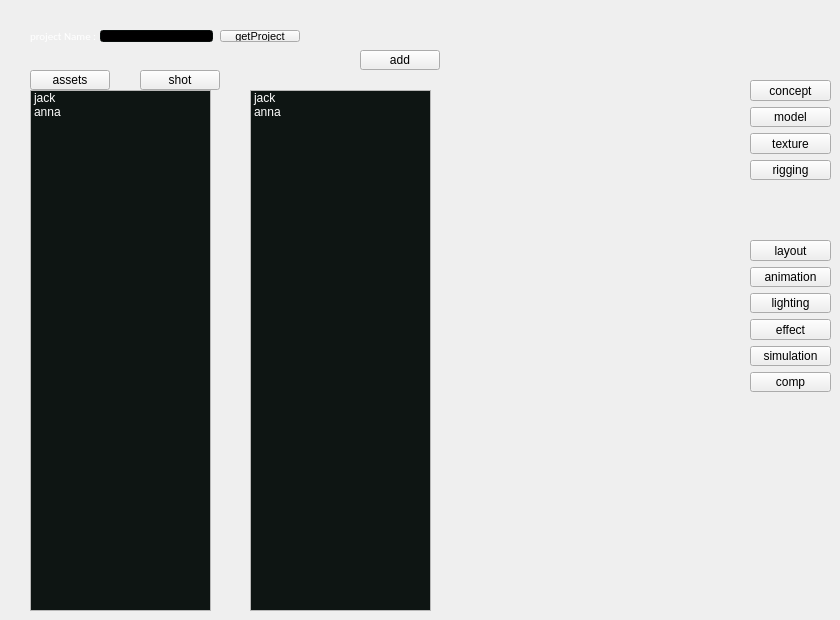
    <widget class="QWidget" name="tab_job_assemble">
     <attribute name="title">
      <string>job Assemble</string>
     </attribute>
     <widget class="QLabel" name="label_2">
      <property name="geometry">
       <rect>
        <x>30</x>
        <y>30</y>
        <width>81</width>
        <height>12</height>
       </rect>
      </property>
      <property name="palette">
       <palette>
        <active>
         <colorrole role="WindowText">
          <brush brushstyle="SolidPattern">
           <color alpha="255">
            <red>255</red>
            <green>255</green>
            <blue>255</blue>
           </color>
          </brush>
         </colorrole>
         <colorrole role="Text">
          <brush brushstyle="SolidPattern">
           <color alpha="255">
            <red>255</red>
            <green>255</green>
            <blue>255</blue>
           </color>
          </brush>
         </colorrole>
        </active>
        <inactive>
         <colorrole role="WindowText">
          <brush brushstyle="SolidPattern">
           <color alpha="255">
            <red>255</red>
            <green>255</green>
            <blue>255</blue>
           </color>
          </brush>
         </colorrole>
         <colorrole role="Text">
          <brush brushstyle="SolidPattern">
           <color alpha="255">
            <red>255</red>
            <green>255</green>
            <blue>255</blue>
           </color>
          </brush>
         </colorrole>
        </inactive>
        <disabled>
         <colorrole role="WindowText">
          <brush brushstyle="SolidPattern">
           <color alpha="255">
            <red>120</red>
            <green>120</green>
            <blue>120</blue>
           </color>
          </brush>
         </colorrole>
         <colorrole role="Text">
          <brush brushstyle="SolidPattern">
           <color alpha="255">
            <red>120</red>
            <green>120</green>
            <blue>120</blue>
           </color>
          </brush>
         </colorrole>
        </disabled>
       </palette>
      </property>
      <property name="font">
       <font>
        <family>Calibri</family>
        <pointsize>8</pointsize>
       </font>
      </property>
      <property name="text">
       <string>project Name :</string>
      </property>
     </widget>
     <widget class="QLineEdit" name="lineEdit">
      <property name="geometry">
       <rect>
        <x>100</x>
        <y>30</y>
        <width>113</width>
        <height>12</height>
       </rect>
      </property>
      <property name="palette">
       <palette>
        <active>
         <colorrole role="WindowText">
          <brush brushstyle="SolidPattern">
           <color alpha="255">
            <red>255</red>
            <green>255</green>
            <blue>255</blue>
           </color>
          </brush>
         </colorrole>
         <colorrole role="Button">
          <brush brushstyle="SolidPattern">
           <color alpha="255">
            <red>14</red>
            <green>21</green>
            <blue>19</blue>
           </color>
          </brush>
         </colorrole>
         <colorrole role="Light">
          <brush brushstyle="SolidPattern">
           <color alpha="255">
            <red>21</red>
            <green>31</green>
            <blue>28</blue>
           </color>
          </brush>
         </colorrole>
         <colorrole role="Midlight">
          <brush brushstyle="SolidPattern">
           <color alpha="255">
            <red>17</red>
            <green>26</green>
            <blue>23</blue>
           </color>
          </brush>
         </colorrole>
         <colorrole role="Dark">
          <brush brushstyle="SolidPattern">
           <color alpha="255">
            <red>7</red>
            <green>10</green>
            <blue>9</blue>
           </color>
          </brush>
         </colorrole>
         <colorrole role="Mid">
          <brush brushstyle="SolidPattern">
           <color alpha="255">
            <red>9</red>
            <green>14</green>
            <blue>12</blue>
           </color>
          </brush>
         </colorrole>
         <colorrole role="Text">
          <brush brushstyle="SolidPattern">
           <color alpha="255">
            <red>255</red>
            <green>255</green>
            <blue>255</blue>
           </color>
          </brush>
         </colorrole>
         <colorrole role="BrightText">
          <brush brushstyle="SolidPattern">
           <color alpha="255">
            <red>255</red>
            <green>255</green>
            <blue>255</blue>
           </color>
          </brush>
         </colorrole>
         <colorrole role="ButtonText">
          <brush brushstyle="SolidPattern">
           <color alpha="255">
            <red>255</red>
            <green>255</green>
            <blue>255</blue>
           </color>
          </brush>
         </colorrole>
         <colorrole role="Base">
          <brush brushstyle="SolidPattern">
           <color alpha="255">
            <red>0</red>
            <green>0</green>
            <blue>0</blue>
           </color>
          </brush>
         </colorrole>
         <colorrole role="Window">
          <brush brushstyle="SolidPattern">
           <color alpha="255">
            <red>14</red>
            <green>21</green>
            <blue>19</blue>
           </color>
          </brush>
         </colorrole>
         <colorrole role="Shadow">
          <brush brushstyle="SolidPattern">
           <color alpha="255">
            <red>0</red>
            <green>0</green>
            <blue>0</blue>
           </color>
          </brush>
         </colorrole>
         <colorrole role="AlternateBase">
          <brush brushstyle="SolidPattern">
           <color alpha="255">
            <red>7</red>
            <green>10</green>
            <blue>9</blue>
           </color>
          </brush>
         </colorrole>
         <colorrole role="ToolTipBase">
          <brush brushstyle="SolidPattern">
           <color alpha="255">
            <red>255</red>
            <green>255</green>
            <blue>220</blue>
           </color>
          </brush>
         </colorrole>
         <colorrole role="ToolTipText">
          <brush brushstyle="SolidPattern">
           <color alpha="255">
            <red>0</red>
            <green>0</green>
            <blue>0</blue>
           </color>
          </brush>
         </colorrole>
        </active>
        <inactive>
         <colorrole role="WindowText">
          <brush brushstyle="SolidPattern">
           <color alpha="255">
            <red>255</red>
            <green>255</green>
            <blue>255</blue>
           </color>
          </brush>
         </colorrole>
         <colorrole role="Button">
          <brush brushstyle="SolidPattern">
           <color alpha="255">
            <red>14</red>
            <green>21</green>
            <blue>19</blue>
           </color>
          </brush>
         </colorrole>
         <colorrole role="Light">
          <brush brushstyle="SolidPattern">
           <color alpha="255">
            <red>21</red>
            <green>31</green>
            <blue>28</blue>
           </color>
          </brush>
         </colorrole>
         <colorrole role="Midlight">
          <brush brushstyle="SolidPattern">
           <color alpha="255">
            <red>17</red>
            <green>26</green>
            <blue>23</blue>
           </color>
          </brush>
         </colorrole>
         <colorrole role="Dark">
          <brush brushstyle="SolidPattern">
           <color alpha="255">
            <red>7</red>
            <green>10</green>
            <blue>9</blue>
           </color>
          </brush>
         </colorrole>
         <colorrole role="Mid">
          <brush brushstyle="SolidPattern">
           <color alpha="255">
            <red>9</red>
            <green>14</green>
            <blue>12</blue>
           </color>
          </brush>
         </colorrole>
         <colorrole role="Text">
          <brush brushstyle="SolidPattern">
           <color alpha="255">
            <red>255</red>
            <green>255</green>
            <blue>255</blue>
           </color>
          </brush>
         </colorrole>
         <colorrole role="BrightText">
          <brush brushstyle="SolidPattern">
           <color alpha="255">
            <red>255</red>
            <green>255</green>
            <blue>255</blue>
           </color>
          </brush>
         </colorrole>
         <colorrole role="ButtonText">
          <brush brushstyle="SolidPattern">
           <color alpha="255">
            <red>255</red>
            <green>255</green>
            <blue>255</blue>
           </color>
          </brush>
         </colorrole>
         <colorrole role="Base">
          <brush brushstyle="SolidPattern">
           <color alpha="255">
            <red>0</red>
            <green>0</green>
            <blue>0</blue>
           </color>
          </brush>
         </colorrole>
         <colorrole role="Window">
          <brush brushstyle="SolidPattern">
           <color alpha="255">
            <red>14</red>
            <green>21</green>
            <blue>19</blue>
           </color>
          </brush>
         </colorrole>
         <colorrole role="Shadow">
          <brush brushstyle="SolidPattern">
           <color alpha="255">
            <red>0</red>
            <green>0</green>
            <blue>0</blue>
           </color>
          </brush>
         </colorrole>
         <colorrole role="AlternateBase">
          <brush brushstyle="SolidPattern">
           <color alpha="255">
            <red>7</red>
            <green>10</green>
            <blue>9</blue>
           </color>
          </brush>
         </colorrole>
         <colorrole role="ToolTipBase">
          <brush brushstyle="SolidPattern">
           <color alpha="255">
            <red>255</red>
            <green>255</green>
            <blue>220</blue>
           </color>
          </brush>
         </colorrole>
         <colorrole role="ToolTipText">
          <brush brushstyle="SolidPattern">
           <color alpha="255">
            <red>0</red>
            <green>0</green>
            <blue>0</blue>
           </color>
          </brush>
         </colorrole>
        </inactive>
        <disabled>
         <colorrole role="WindowText">
          <brush brushstyle="SolidPattern">
           <color alpha="255">
            <red>7</red>
            <green>10</green>
            <blue>9</blue>
           </color>
          </brush>
         </colorrole>
         <colorrole role="Button">
          <brush brushstyle="SolidPattern">
           <color alpha="255">
            <red>14</red>
            <green>21</green>
            <blue>19</blue>
           </color>
          </brush>
         </colorrole>
         <colorrole role="Light">
          <brush brushstyle="SolidPattern">
           <color alpha="255">
            <red>21</red>
            <green>31</green>
            <blue>28</blue>
           </color>
          </brush>
         </colorrole>
         <colorrole role="Midlight">
          <brush brushstyle="SolidPattern">
           <color alpha="255">
            <red>17</red>
            <green>26</green>
            <blue>23</blue>
           </color>
          </brush>
         </colorrole>
         <colorrole role="Dark">
          <brush brushstyle="SolidPattern">
           <color alpha="255">
            <red>7</red>
            <green>10</green>
            <blue>9</blue>
           </color>
          </brush>
         </colorrole>
         <colorrole role="Mid">
          <brush brushstyle="SolidPattern">
           <color alpha="255">
            <red>9</red>
            <green>14</green>
            <blue>12</blue>
           </color>
          </brush>
         </colorrole>
         <colorrole role="Text">
          <brush brushstyle="SolidPattern">
           <color alpha="255">
            <red>7</red>
            <green>10</green>
            <blue>9</blue>
           </color>
          </brush>
         </colorrole>
         <colorrole role="BrightText">
          <brush brushstyle="SolidPattern">
           <color alpha="255">
            <red>255</red>
            <green>255</green>
            <blue>255</blue>
           </color>
          </brush>
         </colorrole>
         <colorrole role="ButtonText">
          <brush brushstyle="SolidPattern">
           <color alpha="255">
            <red>7</red>
            <green>10</green>
            <blue>9</blue>
           </color>
          </brush>
         </colorrole>
         <colorrole role="Base">
          <brush brushstyle="SolidPattern">
           <color alpha="255">
            <red>14</red>
            <green>21</green>
            <blue>19</blue>
           </color>
          </brush>
         </colorrole>
         <colorrole role="Window">
          <brush brushstyle="SolidPattern">
           <color alpha="255">
            <red>14</red>
            <green>21</green>
            <blue>19</blue>
           </color>
          </brush>
         </colorrole>
         <colorrole role="Shadow">
          <brush brushstyle="SolidPattern">
           <color alpha="255">
            <red>0</red>
            <green>0</green>
            <blue>0</blue>
           </color>
          </brush>
         </colorrole>
         <colorrole role="AlternateBase">
          <brush brushstyle="SolidPattern">
           <color alpha="255">
            <red>14</red>
            <green>21</green>
            <blue>19</blue>
           </color>
          </brush>
         </colorrole>
         <colorrole role="ToolTipBase">
          <brush brushstyle="SolidPattern">
           <color alpha="255">
            <red>255</red>
            <green>255</green>
            <blue>220</blue>
           </color>
          </brush>
         </colorrole>
         <colorrole role="ToolTipText">
          <brush brushstyle="SolidPattern">
           <color alpha="255">
            <red>0</red>
            <green>0</green>
            <blue>0</blue>
           </color>
          </brush>
         </colorrole>
        </disabled>
       </palette>
      </property>
     </widget>
     <widget class="QPushButton" name="pushButton">
      <property name="geometry">
       <rect>
        <x>220</x>
        <y>30</y>
        <width>80</width>
        <height>12</height>
       </rect>
      </property>
      <property name="font">
       <font>
        <family>Arial</family>
        <pointsize>8</pointsize>
       </font>
      </property>
      <property name="text">
       <string>getProject</string>
      </property>
     </widget>
     <widget class="QListWidget" name="listWidget">
      <property name="geometry">
       <rect>
        <x>30</x>
        <y>90</y>
        <width>181</width>
        <height>521</height>
       </rect>
      </property>
      <property name="palette">
       <palette>
        <active>
         <colorrole role="Text">
          <brush brushstyle="SolidPattern">
           <color alpha="255">
            <red>255</red>
            <green>255</green>
            <blue>255</blue>
           </color>
          </brush>
         </colorrole>
         <colorrole role="Base">
          <brush brushstyle="SolidPattern">
           <color alpha="255">
            <red>14</red>
            <green>21</green>
            <blue>19</blue>
           </color>
          </brush>
         </colorrole>
        </active>
        <inactive>
         <colorrole role="Text">
          <brush brushstyle="SolidPattern">
           <color alpha="255">
            <red>255</red>
            <green>255</green>
            <blue>255</blue>
           </color>
          </brush>
         </colorrole>
         <colorrole role="Base">
          <brush brushstyle="SolidPattern">
           <color alpha="255">
            <red>14</red>
            <green>21</green>
            <blue>19</blue>
           </color>
          </brush>
         </colorrole>
        </inactive>
        <disabled>
         <colorrole role="Text">
          <brush brushstyle="SolidPattern">
           <color alpha="255">
            <red>120</red>
            <green>120</green>
            <blue>120</blue>
           </color>
          </brush>
         </colorrole>
         <colorrole role="Base">
          <brush brushstyle="SolidPattern">
           <color alpha="255">
            <red>41</red>
            <green>61</green>
            <blue>55</blue>
           </color>
          </brush>
         </colorrole>
        </disabled>
       </palette>
      </property>
      <property name="font">
       <font>
        <family>Arial</family>
       </font>
      </property>
      <item>
       <property name="text">
        <string>jack</string>
       </property>
      </item>
      <item>
       <property name="text">
        <string>anna</string>
       </property>
      </item>
     </widget>
     <widget class="QPushButton" name="pushButton_2">
      <property name="geometry">
       <rect>
        <x>30</x>
        <y>70</y>
        <width>80</width>
        <height>20</height>
       </rect>
      </property>
      <property name="text">
       <string>assets</string>
      </property>
     </widget>
     <widget class="QPushButton" name="pushButton_3">
      <property name="geometry">
       <rect>
        <x>140</x>
        <y>70</y>
        <width>80</width>
        <height>20</height>
       </rect>
      </property>
      <property name="text">
       <string>shot</string>
      </property>
     </widget>
     <widget class="QWidget" name="verticalLayoutWidget">
      <property name="geometry">
       <rect>
        <x>750</x>
        <y>80</y>
        <width>81</width>
        <height>100</height>
       </rect>
      </property>
      <layout class="QVBoxLayout" name="verticalLayout">
       <item>
        <widget class="QPushButton" name="pushButton_6">
         <property name="text">
          <string>concept</string>
         </property>
        </widget>
       </item>
       <item>
        <widget class="QPushButton" name="pushButton_4">
         <property name="text">
          <string>model</string>
         </property>
        </widget>
       </item>
       <item>
        <widget class="QPushButton" name="pushButton_8">
         <property name="text">
          <string>texture</string>
         </property>
        </widget>
       </item>
       <item>
        <widget class="QPushButton" name="pushButton_7">
         <property name="enabled">
          <bool>true</bool>
         </property>
         <property name="text">
          <string>rigging</string>
         </property>
        </widget>
       </item>
      </layout>
     </widget>
     <widget class="QWidget" name="verticalLayoutWidget_2">
      <property name="geometry">
       <rect>
        <x>750</x>
        <y>240</y>
        <width>81</width>
        <height>152</height>
       </rect>
      </property>
      <layout class="QVBoxLayout" name="verticalLayout_3">
       <item>
        <widget class="QPushButton" name="pushButton_9">
         <property name="text">
          <string>layout</string>
         </property>
        </widget>
       </item>
       <item>
        <widget class="QPushButton" name="pushButton_10">
         <property name="text">
          <string>animation</string>
         </property>
        </widget>
       </item>
       <item>
        <widget class="QPushButton" name="pushButton_11">
         <property name="text">
          <string>lighting</string>
         </property>
        </widget>
       </item>
       <item>
        <widget class="QPushButton" name="pushButton_25">
         <property name="text">
          <string>effect</string>
         </property>
        </widget>
       </item>
       <item>
        <widget class="QPushButton" name="pushButton_24">
         <property name="text">
          <string>simulation</string>
         </property>
        </widget>
       </item>
       <item>
        <widget class="QPushButton" name="pushButton_12">
         <property name="text">
          <string>comp</string>
         </property>
        </widget>
       </item>
      </layout>
     </widget>
     <widget class="QPushButton" name="pushButton_26">
      <property name="geometry">
       <rect>
        <x>360</x>
        <y>50</y>
        <width>80</width>
        <height>20</height>
       </rect>
      </property>
      <property name="text">
       <string>add</string>
      </property>
     </widget>
     <widget class="QListWidget" name="listWidget_3">
      <property name="geometry">
       <rect>
        <x>250</x>
        <y>90</y>
        <width>181</width>
        <height>521</height>
       </rect>
      </property>
      <property name="palette">
       <palette>
        <active>
         <colorrole role="Text">
          <brush brushstyle="SolidPattern">
           <color alpha="255">
            <red>255</red>
            <green>255</green>
            <blue>255</blue>
           </color>
          </brush>
         </colorrole>
         <colorrole role="Base">
          <brush brushstyle="SolidPattern">
           <color alpha="255">
            <red>14</red>
            <green>21</green>
            <blue>19</blue>
           </color>
          </brush>
         </colorrole>
        </active>
        <inactive>
         <colorrole role="Text">
          <brush brushstyle="SolidPattern">
           <color alpha="255">
            <red>255</red>
            <green>255</green>
            <blue>255</blue>
           </color>
          </brush>
         </colorrole>
         <colorrole role="Base">
          <brush brushstyle="SolidPattern">
           <color alpha="255">
            <red>14</red>
            <green>21</green>
            <blue>19</blue>
           </color>
          </brush>
         </colorrole>
        </inactive>
        <disabled>
         <colorrole role="Text">
          <brush brushstyle="SolidPattern">
           <color alpha="255">
            <red>120</red>
            <green>120</green>
            <blue>120</blue>
           </color>
          </brush>
         </colorrole>
         <colorrole role="Base">
          <brush brushstyle="SolidPattern">
           <color alpha="255">
            <red>41</red>
            <green>61</green>
            <blue>55</blue>
           </color>
          </brush>
         </colorrole>
        </disabled>
       </palette>
      </property>
      <property name="font">
       <font>
        <family>Arial</family>
       </font>
      </property>
      <item>
       <property name="text">
        <string>jack</string>
       </property>
      </item>
      <item>
       <property name="text">
        <string>anna</string>
       </property>
      </item>
     </widget>
    </widget>
